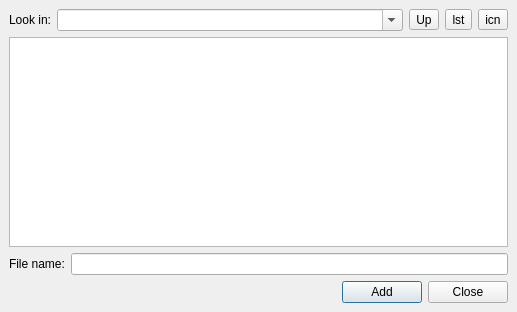
<ui version="4.0" >
 <class>QmmpFileDialog</class>
 <widget class="QDialog" name="QmmpFileDialog" >
  <property name="geometry" >
   <rect>
    <x>0</x>
    <y>0</y>
    <width>517</width>
    <height>312</height>
   </rect>
  </property>
  <property name="windowTitle" >
   <string>Add Files</string>
  </property>
  <layout class="QVBoxLayout" >
   <property name="margin" >
    <number>9</number>
   </property>
   <property name="spacing" >
    <number>6</number>
   </property>
   <item>
    <layout class="QHBoxLayout" >
     <property name="margin" >
      <number>0</number>
     </property>
     <property name="spacing" >
      <number>6</number>
     </property>
     <item>
      <widget class="QLabel" name="label_2" >
       <property name="text" >
        <string>Look in:</string>
       </property>
      </widget>
     </item>
     <item>
      <widget class="QComboBox" name="lookInComboBox" >
       <property name="sizePolicy" >
        <sizepolicy>
         <hsizetype>5</hsizetype>
         <vsizetype>0</vsizetype>
         <horstretch>1</horstretch>
         <verstretch>0</verstretch>
        </sizepolicy>
       </property>
       <property name="editable" >
        <bool>true</bool>
       </property>
      </widget>
     </item>
     <item>
      <widget class="QToolButton" name="upToolButton" >
       <property name="text" >
        <string>Up</string>
       </property>
       <property name="icon" >
        <iconset resource="images/images.qrc" >:/cdup.png</iconset>
       </property>
      </widget>
     </item>
     <item>
      <widget class="QToolButton" name="listToolButton" >
       <property name="toolTip" >
        <string>List view</string>
       </property>
       <property name="text" >
        <string>lst</string>
       </property>
       <property name="icon" >
        <iconset resource="images/images.qrc" >:/list.png</iconset>
       </property>
       <property name="checkable" >
        <bool>true</bool>
       </property>
      </widget>
     </item>
     <item>
      <widget class="QToolButton" name="iconToolButton" >
       <property name="toolTip" >
        <string>Icon view</string>
       </property>
       <property name="text" >
        <string>icn</string>
       </property>
       <property name="icon" >
        <iconset resource="images/images.qrc" >:/detail.png</iconset>
       </property>
       <property name="iconSize" >
        <size>
         <width>16</width>
         <height>16</height>
        </size>
       </property>
       <property name="checkable" >
        <bool>true</bool>
       </property>
      </widget>
     </item>
    </layout>
   </item>
   <item>
    <widget class="QListView" name="fileListView" >
     <property name="editTriggers" >
      <set>QAbstractItemView::DoubleClicked|QAbstractItemView::EditKeyPressed|QAbstractItemView::NoEditTriggers</set>
     </property>
     <property name="dragEnabled" >
      <bool>true</bool>
     </property>
     <property name="dragDropMode" >
      <enum>QAbstractItemView::NoDragDrop</enum>
     </property>
     <property name="alternatingRowColors" >
      <bool>false</bool>
     </property>
     <property name="selectionMode" >
      <enum>QAbstractItemView::ExtendedSelection</enum>
     </property>
     <property name="selectionBehavior" >
      <enum>QAbstractItemView::SelectItems</enum>
     </property>
     <property name="movement" >
      <enum>QListView::Static</enum>
     </property>
     <property name="layoutMode" >
      <enum>QListView::Batched</enum>
     </property>
     <property name="viewMode" >
      <enum>QListView::ListMode</enum>
     </property>
     <property name="wordWrap" >
      <bool>true</bool>
     </property>
    </widget>
   </item>
   <item>
    <layout class="QHBoxLayout" >
     <property name="margin" >
      <number>0</number>
     </property>
     <property name="spacing" >
      <number>6</number>
     </property>
     <item>
      <widget class="QLabel" name="label" >
       <property name="text" >
        <string>File name:</string>
       </property>
      </widget>
     </item>
     <item>
      <widget class="QLineEdit" name="fileNameLineEdit" />
     </item>
    </layout>
   </item>
   <item>
    <layout class="QHBoxLayout" >
     <property name="margin" >
      <number>0</number>
     </property>
     <property name="spacing" >
      <number>6</number>
     </property>
     <item>
      <spacer>
       <property name="orientation" >
        <enum>Qt::Horizontal</enum>
       </property>
       <property name="sizeHint" >
        <size>
         <width>40</width>
         <height>20</height>
        </size>
       </property>
      </spacer>
     </item>
     <item>
      <widget class="QPushButton" name="addPushButton" >
       <property name="text" >
        <string>Add</string>
       </property>
      </widget>
     </item>
     <item>
      <widget class="QPushButton" name="closePushButton" >
       <property name="text" >
        <string>Close</string>
       </property>
      </widget>
     </item>
    </layout>
   </item>
  </layout>
 </widget>
 <resources>
  <include location="images/images.qrc" />
 </resources>
 <connections>
  <connection>
   <sender>closePushButton</sender>
   <signal>clicked()</signal>
   <receiver>QmmpFileDialog</receiver>
   <slot>reject()</slot>
   <hints>
    <hint type="sourcelabel" >
     <x>459</x>
     <y>291</y>
    </hint>
    <hint type="destinationlabel" >
     <x>153</x>
     <y>289</y>
    </hint>
   </hints>
  </connection>
 </connections>
</ui>
